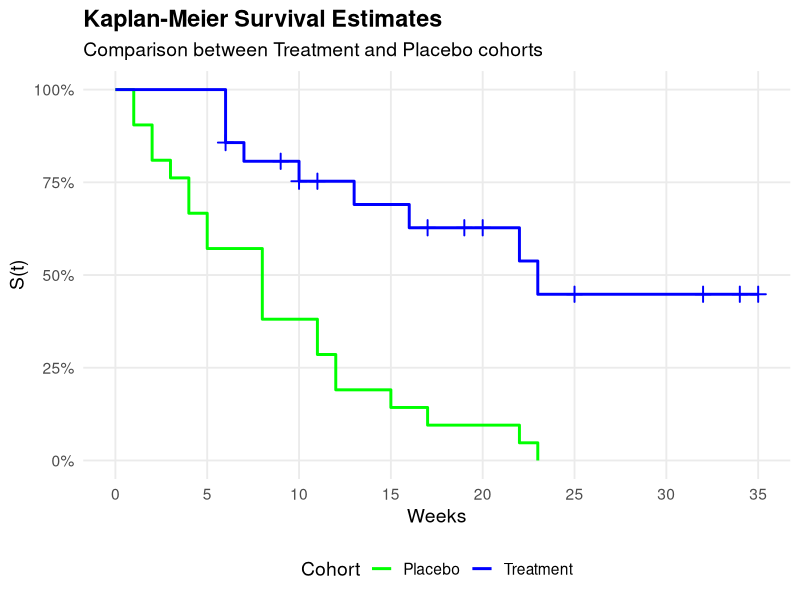

Generate this figure with R:
## ---- chunk 1
knitr::opts_chunk$set(echo = TRUE)
## ---- chunk 2
library(dplyr)
library(survival)
library(ggplot2)
## ---- chunk 3
# Treatment group: times and event status (1 = event, 0 = censored)
times_treat <- c(6,6,6, 7, 10, 13, 16, 22, 23, 6, 9, 10, 11, 17, 19, 20, 25, 32, 32, 34, 35)
status_treat  <- c(rep(1, 9), rep(0, 12))

# Placebo group (no censoring)
times_plac <- c(1,1, 2,2, 3, 4,4, 5,5, 8,8,8,8, 11,11, 12,12, 15, 17, 22, 23)
status_plac  <- rep(1, 21) 

# Combine into a single data frame
df <- data.frame(
  time = c(times_treat, times_plac),
  status = c(status_treat, status_plac),
  group  = rep(c("Treatment", "Placebo"), each = 21)
)
## ---- chunk 4
# Step-by-step manual estimation using dplyr
KM_manual <- df %>%
  group_by(group, time) %>%
  summarise(
    d_j = sum(status == 1),       # Number of events at time j
    c_j = sum(status == 0),       # Number of censored observations at time j
    .groups = "drop"
  ) %>%
  group_by(group) %>%
  arrange(group, time) %>%
  mutate(
    # Number at risk (n_j): 21 minus cumulative sum of (events + censored)
    n_j = 21 - lag(cumsum(d_j + c_j), default = 0),
    # Interval survival probability
    interval_survival = 1 - (d_j / n_j),
    # Cumulative product for S(t)
    S_t = cumprod(interval_survival)
  ) %>%
  # Filter to show only event times
  filter(d_j > 0) %>%
  select(group, time, n_j, d_j, S_t)

print(KM_manual)
## ---- chunk 5
# Standard fit using the survival package
km_fit <- survfit(Surv(time = df$time, event = df$status) ~ group, data = df)
summary(km_fit)
## ---- chunk 6

# Prepare data for ggplot
df_plot <- data.frame(
  time = km_fit$time,
  survival = km_fit$surv,
  group = rep(names(km_fit$strata), km_fit$strata),
  censored = km_fit$n.censor
)

# Clean group names
df_plot$group <- gsub("group=", "", df_plot$group)

# Add starting point (time 0, survival 100%)
df_start <- data.frame(
  time = c(0, 0),
  survival = c(1, 1),
  group = c("Treatment", "Placebo"),
  censored = c(0, 0)
)
df_plot <- rbind(df_start, df_plot)

# Final Visualization
ggplot(df_plot, aes(x = time, y = survival, color = group)) +
  geom_step(linewidth = 1) + 
  geom_point(data = subset(df_plot, censored > 0), 
             aes(x = time, y = survival), 
             shape = 3, size = 3, stroke = 1, show.legend = FALSE) +
  scale_color_manual(values = c("Placebo" = "green", "Treatment" = "blue")) +
  scale_y_continuous(labels = scales::percent_format(accuracy = 1), limits = c(0, 1)) +
  scale_x_continuous(breaks = seq(0, 40, by = 5)) +
  labs(
    title = "Kaplan-Meier Survival Estimates",
    subtitle = "Comparison between Treatment and Placebo cohorts",
    x = "Weeks",
    y = "S(t)",
    color = "Cohort"
  ) +
  theme_minimal(base_size = 14) +
  theme(
    legend.position = "bottom",
    panel.grid.minor = element_blank(),
    plot.title = element_text(face = "bold")
  )
